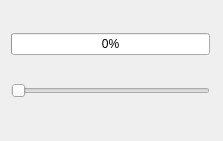
<?xml version="1.0" encoding="UTF-8"?>
<ui version="4.0">
 <class>MainWindow</class>
 <widget class="QMainWindow" name="MainWindow">
  <property name="geometry">
   <rect>
    <x>0</x>
    <y>0</y>
    <width>223</width>
    <height>141</height>
   </rect>
  </property>
  <property name="windowTitle">
   <string>MainWindow</string>
  </property>
  <widget class="QWidget" name="centralWidget">
   <widget class="QWidget" name="">
    <property name="geometry">
     <rect>
      <x>0</x>
      <y>0</y>
      <width>221</width>
      <height>131</height>
     </rect>
    </property>
    <layout class="QVBoxLayout" name="verticalLayout">
     <item>
      <widget class="QProgressBar" name="progressBar">
       <property name="value">
        <number>0</number>
       </property>
      </widget>
     </item>
     <item>
      <widget class="QSlider" name="horizontalSlider">
       <property name="orientation">
        <enum>Qt::Horizontal</enum>
       </property>
      </widget>
     </item>
    </layout>
   </widget>
  </widget>
 </widget>
 <layoutdefault spacing="6" margin="11"/>
 <resources/>
 <connections>
  <connection>
   <sender>horizontalSlider</sender>
   <signal>valueChanged(int)</signal>
   <receiver>progressBar</receiver>
   <slot>setValue(int)</slot>
   <hints>
    <hint type="sourcelabel">
     <x>80</x>
     <y>93</y>
    </hint>
    <hint type="destinationlabel">
     <x>84</x>
     <y>46</y>
    </hint>
   </hints>
  </connection>
 </connections>
</ui>
